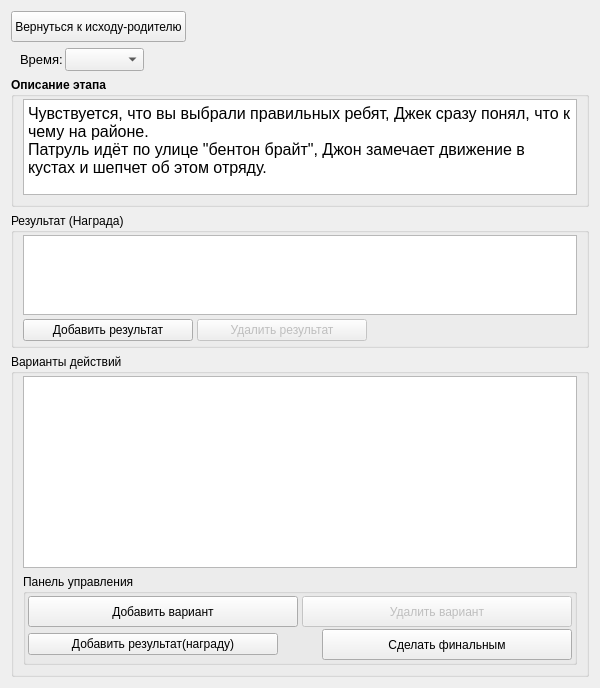
             <widget class="QWidget" name="pageStage">
              <layout class="QVBoxLayout" name="verticalLayout_8">
               <item>
                <layout class="QHBoxLayout" name="horizontalLayout_3">
                 <item>
                  <widget class="QPushButton" name="pb_toParentOutcome">
                   <property name="minimumSize">
                    <size>
                     <width>0</width>
                     <height>31</height>
                    </size>
                   </property>
                   <property name="font">
                    <font>
                     <weight>50</weight>
                     <bold>false</bold>
                    </font>
                   </property>
                   <property name="text">
                    <string>Вернуться к исходу-родителю</string>
                   </property>
                  </widget>
                 </item>
                 <item>
                  <spacer name="horizontalSpacer_2">
                   <property name="orientation">
                    <enum>Qt::Horizontal</enum>
                   </property>
                   <property name="sizeHint" stdset="0">
                    <size>
                     <width>40</width>
                     <height>20</height>
                    </size>
                   </property>
                  </spacer>
                 </item>
                </layout>
               </item>
               <item>
                <widget class="QWidget" name="widgetTime" native="true">
                 <property name="font">
                  <font>
                   <pointsize>10</pointsize>
                   <weight>50</weight>
                   <bold>false</bold>
                  </font>
                 </property>
                 <layout class="QHBoxLayout" name="horizontalLayout_6">
                  <property name="spacing">
                   <number>2</number>
                  </property>
                  <property name="topMargin">
                   <number>0</number>
                  </property>
                  <property name="rightMargin">
                   <number>0</number>
                  </property>
                  <property name="bottomMargin">
                   <number>0</number>
                  </property>
                  <item>
                   <widget class="QLabel" name="lb_Time">
                    <property name="text">
                     <string>Время:</string>
                    </property>
                   </widget>
                  </item>
                  <item>
                   <widget class="QComboBox" name="cb_time"/>
                  </item>
                  <item>
                   <spacer name="horizontalSpacer_5">
                    <property name="orientation">
                     <enum>Qt::Horizontal</enum>
                    </property>
                    <property name="sizeHint" stdset="0">
                     <size>
                      <width>40</width>
                      <height>20</height>
                     </size>
                    </property>
                   </spacer>
                  </item>
                 </layout>
                </widget>
               </item>
               <item>
                <widget class="QGroupBox" name="groupStageDescription">
                 <property name="maximumSize">
                  <size>
                   <width>16777215</width>
                   <height>130</height>
                  </size>
                 </property>
                 <property name="font">
                  <font>
                   <weight>75</weight>
                   <bold>true</bold>
                  </font>
                 </property>
                 <property name="title">
                  <string>Описание этапа</string>
                 </property>
                 <layout class="QGridLayout" name="gridLayout_2">
                  <property name="leftMargin">
                   <number>9</number>
                  </property>
                  <property name="topMargin">
                   <number>2</number>
                  </property>
                  <property name="rightMargin">
                   <number>9</number>
                  </property>
                  <property name="bottomMargin">
                   <number>9</number>
                  </property>
                  <property name="horizontalSpacing">
                   <number>6</number>
                  </property>
                  <item row="0" column="0">
                   <widget class="QTextEdit" name="te_stageText">
                    <property name="minimumSize">
                     <size>
                      <width>0</width>
                      <height>90</height>
                     </size>
                    </property>
                    <property name="font">
                     <font>
                      <weight>50</weight>
                      <bold>false</bold>
                     </font>
                    </property>
                    <property name="html">
                     <string>&lt;!DOCTYPE HTML PUBLIC &quot;-//W3C//DTD HTML 4.0//EN&quot; &quot;http://www.w3.org/TR/REC-html40/strict.dtd&quot;&gt;
&lt;html&gt;&lt;head&gt;&lt;meta name=&quot;qrichtext&quot; content=&quot;1&quot; /&gt;&lt;style type=&quot;text/css&quot;&gt;
p, li { white-space: pre-wrap; }
&lt;/style&gt;&lt;/head&gt;&lt;body style=&quot; font-family:'MS Shell Dlg 2'; font-size:12pt; font-weight:400; font-style:normal;&quot;&gt;
&lt;p style=&quot; margin-top:0px; margin-bottom:0px; margin-left:0px; margin-right:0px; -qt-block-indent:0; text-indent:0px;&quot;&gt;Чувствуется, что вы выбрали правильных ребят, Джек сразу понял, что к чему на районе.&lt;br /&gt;Патруль идёт по улице &amp;quot;бентон брайт&amp;quot;, Джон замечает движение в кустах и шепчет об этом отряду.&lt;/p&gt;&lt;/body&gt;&lt;/html&gt;</string>
                    </property>
                   </widget>
                  </item>
                 </layout>
                </widget>
               </item>
               <item>
                <widget class="QGroupBox" name="grp_stageReward">
                 <property name="sizePolicy">
                  <sizepolicy hsizetype="Preferred" vsizetype="Expanding">
                   <horstretch>0</horstretch>
                   <verstretch>0</verstretch>
                  </sizepolicy>
                 </property>
                 <property name="minimumSize">
                  <size>
                   <width>0</width>
                   <height>0</height>
                  </size>
                 </property>
                 <property name="maximumSize">
                  <size>
                   <width>16777215</width>
                   <height>135</height>
                  </size>
                 </property>
                 <property name="title">
                  <string>Результат (Награда)</string>
                 </property>
                 <layout class="QVBoxLayout" name="verticalLayout_10">
                  <property name="spacing">
                   <number>4</number>
                  </property>
                  <property name="topMargin">
                   <number>2</number>
                  </property>
                  <property name="bottomMargin">
                   <number>4</number>
                  </property>
                  <item>
                   <widget class="QListWidget" name="lw_rewards">
                    <property name="sizePolicy">
                     <sizepolicy hsizetype="Expanding" vsizetype="Expanding">
                      <horstretch>0</horstretch>
                      <verstretch>0</verstretch>
                     </sizepolicy>
                    </property>
                    <property name="maximumSize">
                     <size>
                      <width>16777215</width>
                      <height>16777215</height>
                     </size>
                    </property>
                    <property name="font">
                     <font>
                      <pointsize>11</pointsize>
                      <weight>50</weight>
                      <bold>false</bold>
                     </font>
                    </property>
                    <property name="verticalScrollMode">
                     <enum>QAbstractItemView::ScrollPerPixel</enum>
                    </property>
                    <property name="spacing">
                     <number>2</number>
                    </property>
                   </widget>
                  </item>
                  <item>
                   <layout class="QHBoxLayout" name="horizontalLayout_7">
                    <property name="spacing">
                     <number>4</number>
                    </property>
                    <item>
                     <widget class="QPushButton" name="pb_addReward">
                      <property name="minimumSize">
                       <size>
                        <width>170</width>
                        <height>0</height>
                       </size>
                      </property>
                      <property name="font">
                       <font>
                        <weight>50</weight>
                        <bold>false</bold>
                       </font>
                      </property>
                      <property name="text">
                       <string>Добавить результат</string>
                      </property>
                     </widget>
                    </item>
                    <item>
                     <widget class="QPushButton" name="pb_deleteReward">
                      <property name="enabled">
                       <bool>false</bool>
                      </property>
                      <property name="minimumSize">
                       <size>
                        <width>170</width>
                        <height>0</height>
                       </size>
                      </property>
                      <property name="font">
                       <font>
                        <weight>50</weight>
                        <bold>false</bold>
                       </font>
                      </property>
                      <property name="text">
                       <string>Удалить результат</string>
                      </property>
                     </widget>
                    </item>
                    <item>
                     <spacer name="horizontalSpacer_6">
                      <property name="orientation">
                       <enum>Qt::Horizontal</enum>
                      </property>
                      <property name="sizeHint" stdset="0">
                       <size>
                        <width>40</width>
                        <height>20</height>
                       </size>
                      </property>
                     </spacer>
                    </item>
                   </layout>
                  </item>
                 </layout>
                </widget>
               </item>
               <item>
                <widget class="QGroupBox" name="groupVariants">
                 <property name="sizePolicy">
                  <sizepolicy hsizetype="Minimum" vsizetype="Minimum">
                   <horstretch>0</horstretch>
                   <verstretch>0</verstretch>
                  </sizepolicy>
                 </property>
                 <property name="title">
                  <string>Варианты действий</string>
                 </property>
                 <layout class="QVBoxLayout" name="verticalLayout_2">
                  <property name="topMargin">
                   <number>2</number>
                  </property>
                  <item>
                   <widget class="QListWidget" name="lw_variants">
                    <property name="font">
                     <font>
                      <pointsize>11</pointsize>
                      <weight>75</weight>
                      <bold>true</bold>
                     </font>
                    </property>
                    <property name="editTriggers">
                     <set>QAbstractItemView::NoEditTriggers</set>
                    </property>
                    <property name="showDropIndicator" stdset="0">
                     <bool>false</bool>
                    </property>
                    <property name="verticalScrollMode">
                     <enum>QAbstractItemView::ScrollPerPixel</enum>
                    </property>
                    <property name="spacing">
                     <number>4</number>
                    </property>
                   </widget>
                  </item>
                  <item>
                   <widget class="QGroupBox" name="groupBox_11">
                    <property name="sizePolicy">
                     <sizepolicy hsizetype="Minimum" vsizetype="Minimum">
                      <horstretch>0</horstretch>
                      <verstretch>0</verstretch>
                     </sizepolicy>
                    </property>
                    <property name="title">
                     <string>Панель управления</string>
                    </property>
                    <layout class="QVBoxLayout" name="verticalLayout_3">
                     <property name="spacing">
                      <number>2</number>
                     </property>
                     <property name="leftMargin">
                      <number>2</number>
                     </property>
                     <property name="topMargin">
                      <number>2</number>
                     </property>
                     <property name="rightMargin">
                      <number>2</number>
                     </property>
                     <property name="bottomMargin">
                      <number>2</number>
                     </property>
                     <item>
                      <layout class="QHBoxLayout" name="horizontalLayout">
                       <property name="spacing">
                        <number>4</number>
                       </property>
                       <item>
                        <widget class="QPushButton" name="pb_addVariant">
                         <property name="minimumSize">
                          <size>
                           <width>0</width>
                           <height>31</height>
                          </size>
                         </property>
                         <property name="font">
                          <font>
                           <weight>50</weight>
                           <bold>false</bold>
                          </font>
                         </property>
                         <property name="text">
                          <string>Добавить вариант</string>
                         </property>
                        </widget>
                       </item>
                       <item>
                        <widget class="QPushButton" name="pb_deleteVariant">
                         <property name="enabled">
                          <bool>false</bool>
                         </property>
                         <property name="minimumSize">
                          <size>
                           <width>0</width>
                           <height>31</height>
                          </size>
                         </property>
                         <property name="font">
                          <font>
                           <weight>50</weight>
                           <bold>false</bold>
                          </font>
                         </property>
                         <property name="text">
                          <string>Удалить вариант</string>
                         </property>
                        </widget>
                       </item>
                      </layout>
                     </item>
                     <item>
                      <layout class="QHBoxLayout" name="horizontalLayout_5">
                       <property name="spacing">
                        <number>4</number>
                       </property>
                       <item>
                        <widget class="QPushButton" name="pb_showRewardGroup">
                         <property name="minimumSize">
                          <size>
                           <width>250</width>
                           <height>0</height>
                          </size>
                         </property>
                         <property name="font">
                          <font>
                           <weight>50</weight>
                           <bold>false</bold>
                          </font>
                         </property>
                         <property name="text">
                          <string>Добавить результат(награду)</string>
                         </property>
                        </widget>
                       </item>
                       <item>
                        <spacer name="horizontalSpacer_3">
                         <property name="orientation">
                          <enum>Qt::Horizontal</enum>
                         </property>
                         <property name="sizeHint" stdset="0">
                          <size>
                           <width>40</width>
                           <height>20</height>
                          </size>
                         </property>
                        </spacer>
                       </item>
                       <item>
                        <widget class="QPushButton" name="pb_setFinal">
                         <property name="minimumSize">
                          <size>
                           <width>250</width>
                           <height>31</height>
                          </size>
                         </property>
                         <property name="font">
                          <font>
                           <weight>50</weight>
                           <bold>false</bold>
                          </font>
                         </property>
                         <property name="text">
                          <string>Сделать финальным</string>
                         </property>
                        </widget>
                       </item>
                      </layout>
                     </item>
                    </layout>
                   </widget>
                  </item>
                 </layout>
                </widget>
               </item>
              </layout>
             </widget>
